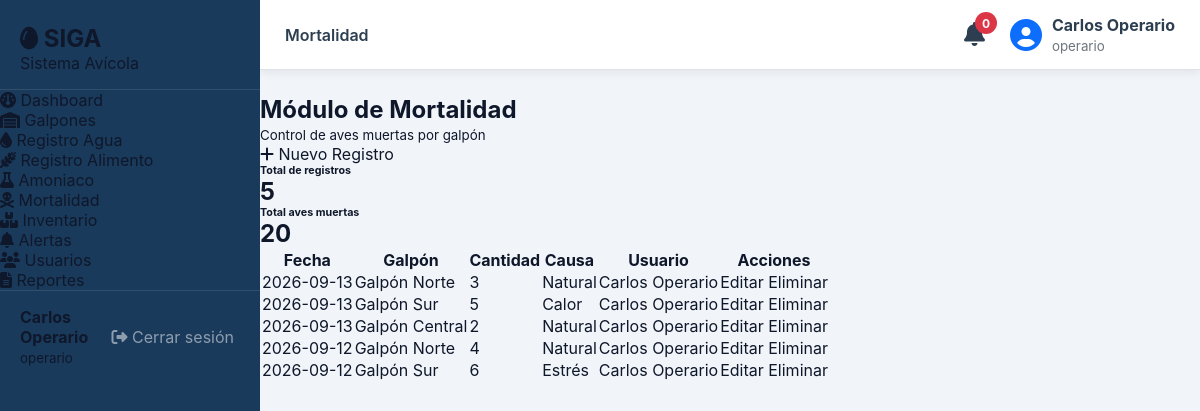
/modules/mortalidad/index.php (signed in), run on the app's committed database.
### tables this page shows
CREATE TABLE IF NOT EXISTS `mortalidad` (
  `id`          INT UNSIGNED NOT NULL AUTO_INCREMENT,
  `galpon_id`   INT UNSIGNED NOT NULL,
  `fecha`       DATE         NOT NULL,
  `cantidad`    INT UNSIGNED NOT NULL DEFAULT 0,
  `causa`       VARCHAR(200),
  `usuario_id`  INT UNSIGNED NOT NULL,
  `observacion` TEXT,
  `created_at`  DATETIME NOT NULL DEFAULT CURRENT_TIMESTAMP,
  PRIMARY KEY (`id`),
  CONSTRAINT `fk_mortalidad_galpon`  FOREIGN KEY (`galpon_id`)  REFERENCES `galpones`(`id`) ON DELETE CASCADE,
  CONSTRAINT `fk_mortalidad_usuario` FOREIGN KEY (`usuario_id`) REFERENCES `usuarios`(`id`)
);

CREATE TABLE IF NOT EXISTS `galpones` (
  `id`                  INT UNSIGNED NOT NULL AUTO_INCREMENT,
  `codigo`              VARCHAR(20)  NOT NULL UNIQUE,
  `nombre`              VARCHAR(100) NOT NULL,
  `ubicacion`           VARCHAR(200),
  `capacidad_maxima`    INT UNSIGNED NOT NULL DEFAULT 0,
  `cantidad_actual`     INT UNSIGNED NOT NULL DEFAULT 0,
  `estado`              ENUM('activo','inactivo','mantenimiento') NOT NULL DEFAULT 'activo',
  `responsable_id`      INT UNSIGNED,
  `created_at`          DATETIME NOT NULL DEFAULT CURRENT_TIMESTAMP,
  PRIMARY KEY (`id`),
  CONSTRAINT `fk_galpones_responsable` FOREIGN KEY (`responsable_id`) REFERENCES `usuarios`(`id`) ON DELETE SET NULL
);

CREATE TABLE IF NOT EXISTS `usuarios` (
  `id`              INT UNSIGNED NOT NULL AUTO_INCREMENT,
  `nombre_completo` VARCHAR(150) NOT NULL,
  `documento`       VARCHAR(30)  NOT NULL UNIQUE,
  `email`           VARCHAR(120) NOT NULL UNIQUE,
  `telefono`        VARCHAR(20),
  `password_hash`   VARCHAR(255) NOT NULL,
  `rol_id`          INT UNSIGNED NOT NULL DEFAULT 2,
  `activo`          TINYINT(1)   NOT NULL DEFAULT 1,
  `created_at`      DATETIME     NOT NULL DEFAULT CURRENT_TIMESTAMP,
  `updated_at`      DATETIME     NOT NULL DEFAULT CURRENT_TIMESTAMP ON UPDATE CURRENT_TIMESTAMP,
  PRIMARY KEY (`id`),
  CONSTRAINT `fk_usuarios_rol` FOREIGN KEY (`rol_id`) REFERENCES `roles`(`id`)
);

### modules/mortalidad/index.php (the view, shortened to what this page needs)
<?php
$db = getDB();
$sql = "SELECT m.*,
               g.nombre AS galpon,
               u.nombre_completo AS usuario
        FROM mortalidad m
        INNER JOIN galpones g ON m.galpon_id = g.id
        INNER JOIN usuarios u ON m.usuario_id = u.id
        ORDER BY m.fecha DESC";
$registros = $db->query($sql)->fetchAll();
$total = $db->query("SELECT SUM(cantidad) total FROM mortalidad")->fetch();
$cantidadRegistros = count($registros);
include '../../includes/header.php';
?>
<div class="container">
    <div class="d-flex justify-content-between align-items-center mb-4">
        <div>
            <h2>Módulo de Mortalidad</h2>
            <small class="text-muted">Control de aves muertas por galpón</small>
        </div>
        <a href="crear.php" class="btn btn-primary">
            <i class="fas fa-plus"></i> Nuevo Registro
        </a>
    </div>
    <div class="row mb-4">
        <div class="col-md-6">
            <div class="card shadow-sm">
                <div class="card-body">
                    <h6>Total de registros</h6>
                    <h2><?= $cantidadRegistros ?></h2>
                </div>
            </div>
        </div>
        <div class="col-md-6">
            <div class="card shadow-sm border-danger">
                <div class="card-body">
                    <h6>Total aves muertas</h6>
                    <h2 class="text-danger">
                        <?= $total['total'] ?? 0 ?>
                    </h2>
                </div>
            </div>
        </div>
    </div>
    <table class="table table-bordered table-hover">
        <thead class="table-dark">
            <tr>
                <th>Fecha</th>
                <th>Galpón</th>
                <th>Cantidad</th>
                <th>Causa</th>
                <th>Usuario</th>
                <th>Acciones</th>
            </tr>
        </thead>
        <tbody>
        <?php foreach($registros as $r): ?>
            <tr>
                <td><?= $r['fecha'] ?></td>
                <td><?= htmlspecialchars($r['galpon']) ?></td>
                <td>
                    <span class="badge bg-danger">
                        <?= $r['cantidad'] ?>
                    </span>
                </td>
                <td><?= htmlspecialchars($r['causa']) ?></td>
                <td><?= htmlspecialchars($r['usuario']) ?></td>
                <td>
                    <a href="editar.php?id=<?= $r['id'] ?>"
                       class="btn btn-warning btn-sm">
                        Editar
                    </a>
                    <a href="eliminar.php?id=<?= $r['id'] ?>"
                       class="btn btn-danger btn-sm"
                       onclick="return confirm('¿Eliminar este registro?')">
                        Eliminar
                    </a>
                </td>
            </tr>
        <?php endforeach; ?>
        </tbody>
    </table>
</div>
<?php include '../../includes/footer.php'; ?>

### assets/css/siga.css (style rules this page uses)
:root { --siga-blue: #1a3a5c; --siga-blue-mid: #2a5298; --siga-blue-lt: #3d6eb5; --siga-green: #2e7d52; --siga-green-lt: #43a875; --siga-amber: #e67e22; --siga-red: #c0392b; --siga-white: #f8fafc; --siga-gray-50: #f1f5f9; --siga-gray-100: #e2e8f0; --siga-gray-300: #cbd5e1; --siga-gray-500: #64748b; --siga-gray-700: #334155; --siga-gray-900: #0f172a; --sidebar-w: 260px; --topbar-h: 62px; --radius: 12px; --radius-sm: 8px; --shadow: 0 4px 20px rgba(26,58,92,.10); --shadow-sm: 0 2px 8px rgba(26,58,92,.07); --transition: .22s ease; font-family: 'Inter', system-ui, sans-serif; }
*, *::before, *::after { box-sizing: border-box; margin: 0; padding: 0; }
body { background: var(--siga-gray-50); color: var(--siga-gray-900); }
a { text-decoration: none; color: inherit; }

### data on the page
mortalidad: fecha "2026-09-13", galpon.nombre "Galpón Norte", cantidad "3", causa "Natural", usuario.nombre_completo "Carlos Operario"
mortalidad: fecha "2026-09-13", galpon.nombre "Galpón Sur", cantidad "5", causa "Calor", usuario.nombre_completo "Carlos Operario"
mortalidad: fecha "2026-09-13", galpon.nombre "Galpón Central", cantidad "2", causa "Natural", usuario.nombre_completo "Carlos Operario"
mortalidad: fecha "2026-09-12", galpon.nombre "Galpón Norte", cantidad "4", causa "Natural", usuario.nombre_completo "Carlos Operario"
mortalidad: fecha "2026-09-12", galpon.nombre "Galpón Sur", cantidad "6", causa "Estrés", usuario.nombre_completo "Carlos Operario"

### other printed values
$nombreUsuario "Carlos Operario"
$rolUsuario "operario"
$activePage "Mortalidad"
$stmt->fetchColumn() "0"
$cantidadRegistros "5"
$total['total'] "20"
